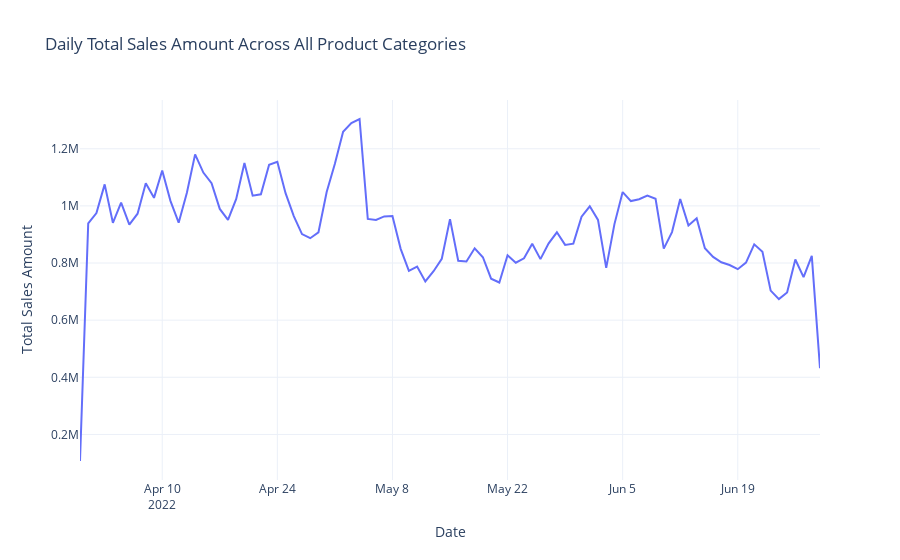

Write notebook code for a chart like this one.
### Code cell
# Create a time series plot using Plotly
fig = px.line(
    daily_sales,
    x="Date",
    y="Amount",
    title="Daily Total Sales Amount Across All Product Categories",
    labels={"Date": "Date", "Amount": "Total Sales Amount"},
    template="plotly_white"
)
# Show the plot
fig.show()
